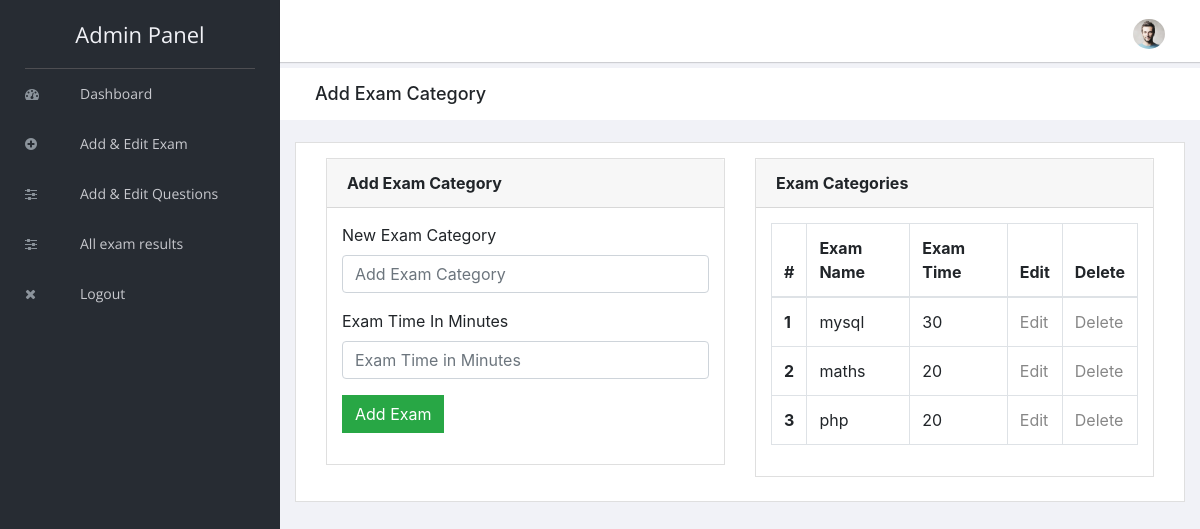
The page /admin/exam_category.php (signed in) on the database its author committed.
### tables this page shows
CREATE TABLE `exam_category` (
  `id` int(11) NOT NULL,
  `category` varchar(100) NOT NULL,
  `exam_time_in_minutes` varchar(5) NOT NULL
);

### admin/exam_category.php (the view, shortened to what this page needs)
<?php
include "header.php";
include "../connection.php";
    ?>
        <div class="breadcrumbs">
            <div class="col-sm-4">
                <div class="page-header float-left">
                    <div class="page-title">
                        <h1>Add Exam Category</h1>
                    </div>
                </div>
            </div>
        </div>
        <div class="content mt-3">
            <div class="animated fadeIn">
                <div class="row">
                    <div class="col-lg-12">
                        <div class="card">
                            <form name="form1" action="" method="post">
                            <div class="card-body">
                            <div class="col-lg-6">
                        <div class="card">
                            <div class="card-header"><strong>Add Exam Category</strong></div>
                            <div class="card-body card-block">
                                <div class="form-group"><label for="company"
                                        class=" form-control-label">New Exam Category</label><input type="text"
                                        placeholder="Add Exam Category" class="form-control" name="examname"></div>
                                <div class="form-group"><label for="vat" class=" form-control-label">Exam Time In Minutes</label><input
                                        type="text" placeholder="Exam Time in Minutes" class="form-control" name="examtime"></div>
                                <div class="form-group">
                                    <input type="submit" name="submit1" value="Add Exam" class="btn btn-success">
                                </div>
                                </div>
                        </div>
                    </div>
                    <div class="col-lg-6">
                        <div class="card">
                            <div class="card-header">
                                <strong class="card-title">Exam Categories</strong>
                            </div>
                            <div class="card-body">
                                <table class="table table-bordered">
                                    <thead>
                                        <tr>
                                            <th scope="col">#</th>
                                            <th scope="col">Exam Name</th>
                                            <th scope="col">Exam Time</th>
                                            <th scope="col">Edit</th>
                                            <th scope="col">Delete</th>
                                        </tr>
                                    </thead>
                                    <tbody>
                                        <?php
                                        $count=0;
                                        $sql="select * from exam_category";
                                        $res=mysqli_query($link, $sql);
                                        while($row = mysqli_fetch_array($res))
                                        {
                                            $count=$count+1;
                                            ?>
                                            <tr>
                                            <th scope="row"><?php echo $count; ?></th>
                                            <td><?php echo $row["category"]; ?></td>
                                            <td><?php echo $row["exam_time_in_minutes"]; ?></td>
                                            <td><a href="edit_exam.php?id=<?php echo $row["id"];?>">Edit</a></td>
                                            <td><a href = "delete.php?id=<?php echo $row["id"];?>">Delete</a></td>
                                        </tr>
                                            <?php
                                        }
                                        ?>
                                    </tbody>
                                </table>
                            </div>
                        </div>
                    </div>
                            </div>
</form>
                        </div>
                    </div>
                </div>
            </div>
        </div>
<?php
include "footer.php";
?>

### rows shown on the page
exam_category: category "mysql", exam_time_in_minutes "30"
exam_category: category "maths", exam_time_in_minutes "20"
exam_category: category "php", exam_time_in_minutes "20"
